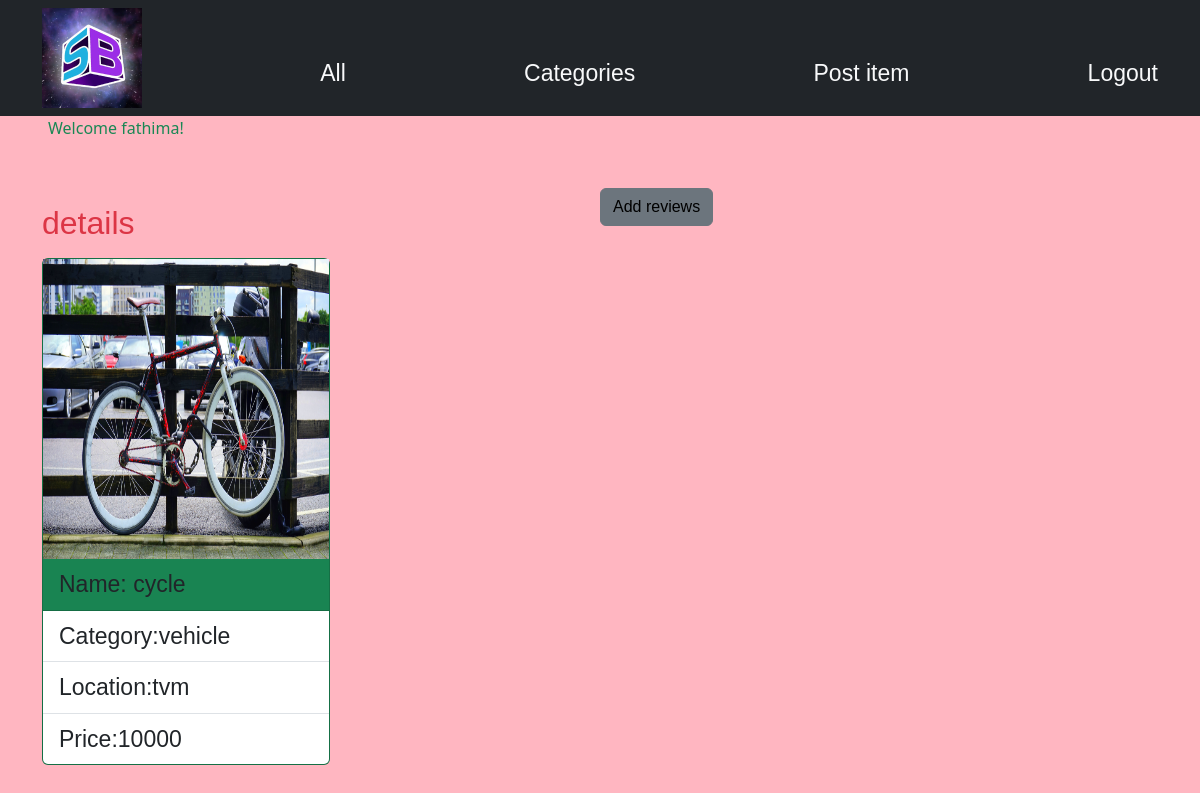
Before: /scraps/2/detail (signed in) with the older database file.
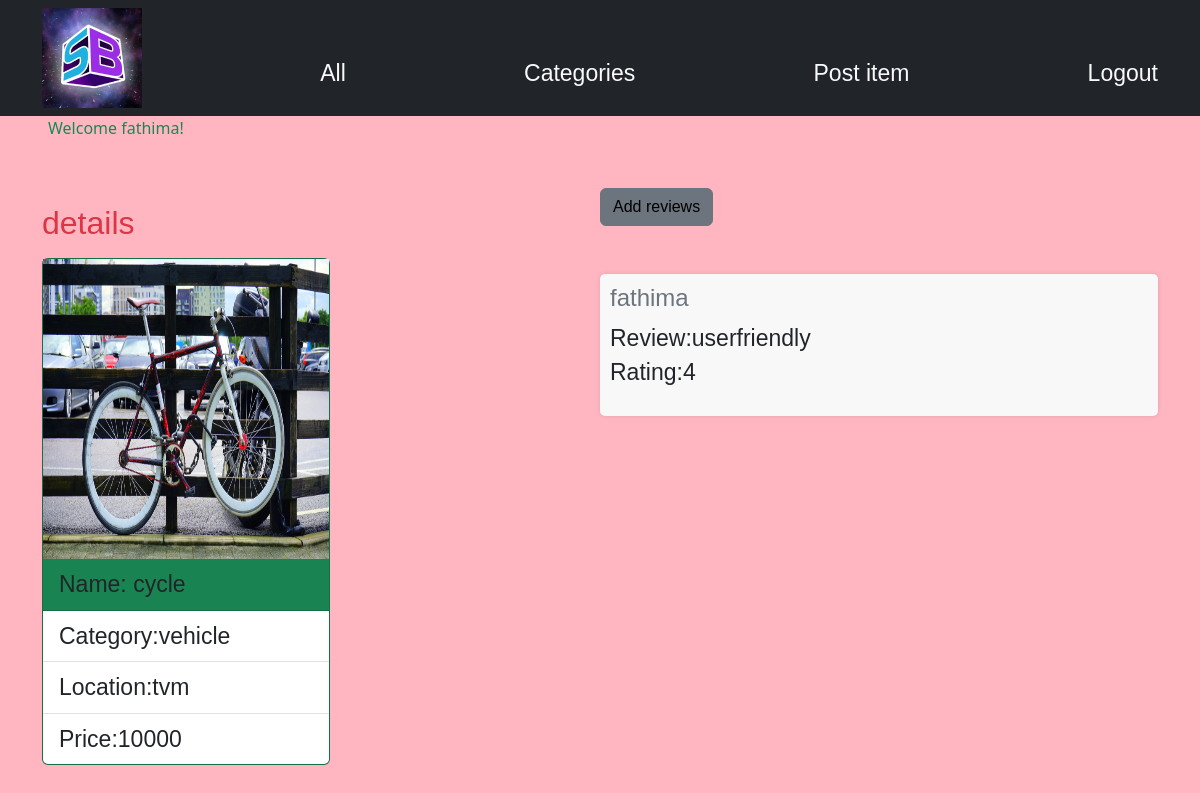
After: the same page with the newer database file.
### scrapapp/models.py (models this page shows)
class Reviews(models.Model):
    user=models.ForeignKey(User,on_delete=models.CASCADE,related_name="user_review")
    scrap=models.ForeignKey(Scraps,on_delete=models.CASCADE,related_name="scrap_review")
    comment=models.CharField(max_length=300)
    rating=[(1, '1star'),
            (2,'2 star'),
             (3,'3 star'),
              (4,'4 star'),
               (5,'5 star'),
    ]
    rating=models.PositiveIntegerField(choices=rating)
    def create_profile(sender,created,instance,**kwargs) :
        if created:
            UserProfile.objects.create(user=instance)
    post_save.connect(create_profile,sender=User)

### scrapapp/views.py (the view)
# urls.py: path("scraps/<int:pk>/detail",views.ScrapDetailView.as_view(),name="scrap-detail"),
@method_decorator(signin_required,name="dispatch")
class ScrapDetailView(View):
    def get(self,request,*args,**kwargs):
        id=kwargs.get("pk")
        qs=Scraps.objects.get(id=id)
        return render(request,"scrap_detail.html",{"data":qs})

### scrapapp/views.py (called while the page is built)
def signin_required(fn):
    def wrapper(request,*args,**kwargs):
        if not request.user.is_authenticated:
            messages.error(request,"invalid session")
            return redirect("signin")
        else:
            return fn(request,*args,**kwargs)
    return wrapper

### scrapapp/templates/scrap_detail.html (shortened to what this page needs)
{%extends 'base.html'%}
{%block body_block%}
<div class="container d-flex justify-content-center mt-5">
  <div class="col-md-6">
    <h2 class=" text-danger mt-3 mb-3">details </h2>
    <div class="card bg-success " style="width: 18rem;">
      {%if data.image%}
      <img src="{{data.image.url}}" alt="" height="300px">
      {%endif%}
        <div class="card-header">
         Name: {{data.name}}
        </div>
        <ul class="list-group list-group-flush">
          <li class="list-group-item">Category:{{data.category}}</li>
          <li class="list-group-item">Location:{{data.location}}</li>
          <li class="list-group-item">Price:{{data.price}}</li>
        </ul>
      </div>
    </div>
    <div class="col-md-6">
    <button class="btn btn-secondary "><a href="{%url 'review' data.id%}" class="text-decoration-none text">Add reviews</a></button>
    {% for review in data.scrap_review.all %}
        <div class="review-container mt-5">
          <h4 class="text-secondary">{{review.user}}</h4>
            <p class="review-comment">Review:{{ review.comment }}</p>
            <p class="review-rating">Rating:{{ review.rating }}</p>
        </div>
    {% endfor %}
    </div>
</div>
{%endblock%}

Changed rows visible on the page:
added Reviews: user "fathima", comment "userfriendly", rating "4"
